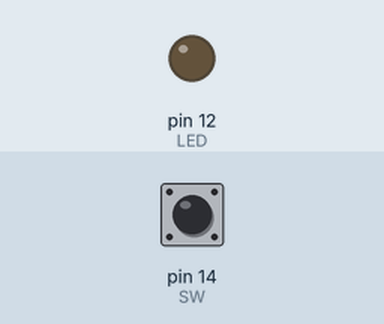
This sketch was run on a simulated Arduino Uno, built with avr-gcc and run on an emulated ATmega328P. On the bench: output pins drawn as LEDs (lit = HIGH). The test bench sets the inputs (shaded band); at power-on: pin 14 (SW) HIGH. What the sketch prints to the serial monitor is not drawn.

Above: at 1.2 s.
1.3 s: pin 14 (SW) pulled LOW for 0.15 s
At 1.37 s:
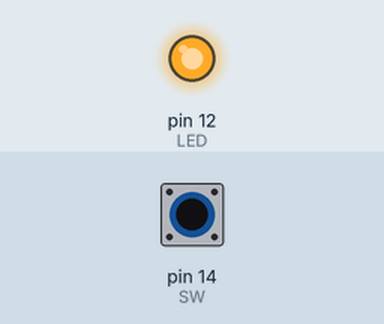
2.9 s: pin 14 (SW) pulled LOW for 3.2 s
At 6.9 s:
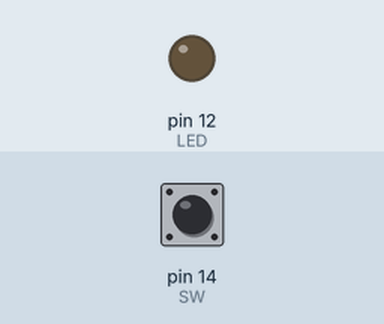
Timing chart, 0 to 8.4 s (numbered marks = the images above; inputs shaded):
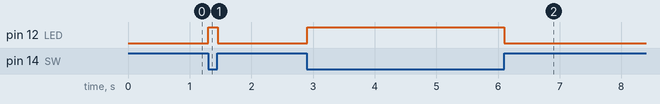

Measured:
- after the input at 1.3 s, pin 12 (LED): LOW → HIGH at once, → LOW 0.15 s later
- after the input at 2.9 s, pin 12 (LED): LOW → HIGH at once, → LOW 3.2 s later

The sketch:

Lab4_B3.ino
```cpp
//6188089 - Nattawipa Saetae
#define SW 14 //Input from a switch on GPIO14 //6188089 Nattawipa
#define LED 12 //Output to LED on GPIO12

int state;

void setup() {
  pinMode(SW, INPUT_PULLUP);
  pinMode(LED, OUTPUT);
  Serial.begin(9600);
}

void loop() {
  state = digitalRead(SW);
  if(state == LOW){
    digitalWrite(LED, HIGH);
  }
  else{
    digitalWrite(LED, LOW);
  }
  Serial.println(1-state);
}
```
